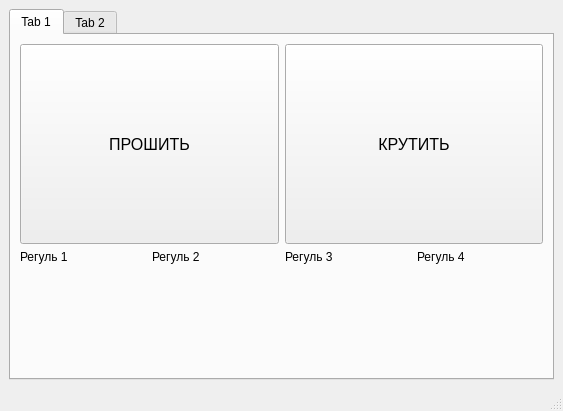
<?xml version="1.0" encoding="UTF-8"?>
<ui version="4.0">
 <class>MainWindow</class>
 <widget class="QMainWindow" name="MainWindow">
  <property name="geometry">
   <rect>
    <x>0</x>
    <y>0</y>
    <width>563</width>
    <height>411</height>
   </rect>
  </property>
  <property name="windowTitle">
   <string>MainWindow</string>
  </property>
  <widget class="QWidget" name="centralwidget">
   <layout class="QHBoxLayout" name="horizontalLayout_7">
    <item>
     <widget class="QTabWidget" name="tabWidget">
      <property name="currentIndex">
       <number>0</number>
      </property>
      <widget class="QWidget" name="tab">
       <attribute name="title">
        <string>Tab 1</string>
       </attribute>
       <layout class="QVBoxLayout" name="verticalLayout_2">
        <item>
         <layout class="QHBoxLayout" name="horizontalLayout">
          <item>
           <widget class="QPushButton" name="pushButton_1">
            <property name="sizePolicy">
             <sizepolicy hsizetype="Minimum" vsizetype="Minimum">
              <horstretch>0</horstretch>
              <verstretch>0</verstretch>
             </sizepolicy>
            </property>
            <property name="minimumSize">
             <size>
              <width>200</width>
              <height>200</height>
             </size>
            </property>
            <property name="font">
             <font>
              <pointsize>12</pointsize>
             </font>
            </property>
            <property name="text">
             <string>ПРОШИТЬ</string>
            </property>
           </widget>
          </item>
          <item>
           <widget class="QPushButton" name="pushButton_2">
            <property name="sizePolicy">
             <sizepolicy hsizetype="Minimum" vsizetype="Minimum">
              <horstretch>0</horstretch>
              <verstretch>0</verstretch>
             </sizepolicy>
            </property>
            <property name="minimumSize">
             <size>
              <width>200</width>
              <height>200</height>
             </size>
            </property>
            <property name="font">
             <font>
              <pointsize>12</pointsize>
             </font>
            </property>
            <property name="text">
             <string>КРУТИТЬ</string>
            </property>
            <property name="checkable">
             <bool>true</bool>
            </property>
            <property name="checked">
             <bool>false</bool>
            </property>
            <property name="autoRepeat">
             <bool>false</bool>
            </property>
            <property name="autoExclusive">
             <bool>false</bool>
            </property>
            <property name="autoDefault">
             <bool>false</bool>
            </property>
            <property name="default">
             <bool>false</bool>
            </property>
            <property name="flat">
             <bool>false</bool>
            </property>
           </widget>
          </item>
         </layout>
        </item>
        <item>
         <layout class="QHBoxLayout" name="horizontalLayout_6">
          <item>
           <widget class="QLabel" name="label_1">
            <property name="text">
             <string>Регуль 1</string>
            </property>
           </widget>
          </item>
          <item>
           <widget class="QLabel" name="label_2">
            <property name="text">
             <string>Регуль 2</string>
            </property>
           </widget>
          </item>
          <item>
           <widget class="QLabel" name="label_3">
            <property name="text">
             <string>Регуль 3</string>
            </property>
           </widget>
          </item>
          <item>
           <widget class="QLabel" name="label_4">
            <property name="text">
             <string>Регуль 4</string>
            </property>
           </widget>
          </item>
         </layout>
        </item>
        <item>
         <spacer name="verticalSpacer_2">
          <property name="orientation">
           <enum>Qt::Vertical</enum>
          </property>
          <property name="sizeHint" stdset="0">
           <size>
            <width>20</width>
            <height>2</height>
           </size>
          </property>
         </spacer>
        </item>
       </layout>
      </widget>
      <widget class="QWidget" name="tab_2">
       <attribute name="title">
        <string>Tab 2</string>
       </attribute>
       <layout class="QVBoxLayout" name="verticalLayout">
        <item>
         <layout class="QHBoxLayout" name="horizontalLayout_2">
          <item>
           <widget class="QLineEdit" name="lineEdit"/>
          </item>
          <item>
           <widget class="QComboBox" name="comboBox"/>
          </item>
          <item>
           <widget class="QPushButton" name="pushButton_change">
            <property name="text">
             <string>Изменить</string>
            </property>
           </widget>
          </item>
         </layout>
        </item>
        <item>
         <layout class="QHBoxLayout" name="horizontalLayout_3">
          <item>
           <widget class="QLabel" name="label_dShot">
            <property name="sizePolicy">
             <sizepolicy hsizetype="Minimum" vsizetype="Preferred">
              <horstretch>0</horstretch>
              <verstretch>0</verstretch>
             </sizepolicy>
            </property>
            <property name="minimumSize">
             <size>
              <width>40</width>
              <height>0</height>
             </size>
            </property>
            <property name="text">
             <string>dShot</string>
            </property>
           </widget>
          </item>
          <item>
           <widget class="QRadioButton" name="radioButton_dShot">
            <property name="text">
             <string>dShot</string>
            </property>
           </widget>
          </item>
          <item>
           <widget class="QSlider" name="horizontalSlider_dShot">
            <property name="maximum">
             <number>2000</number>
            </property>
            <property name="orientation">
             <enum>Qt::Horizontal</enum>
            </property>
           </widget>
          </item>
          <item>
           <widget class="QSpinBox" name="spinBox_dShot">
            <property name="maximum">
             <number>2000</number>
            </property>
           </widget>
          </item>
         </layout>
        </item>
        <item>
         <layout class="QHBoxLayout" name="horizontalLayout_4">
          <item>
           <widget class="QLabel" name="label_PWM">
            <property name="sizePolicy">
             <sizepolicy hsizetype="Minimum" vsizetype="Preferred">
              <horstretch>0</horstretch>
              <verstretch>0</verstretch>
             </sizepolicy>
            </property>
            <property name="minimumSize">
             <size>
              <width>40</width>
              <height>0</height>
             </size>
            </property>
            <property name="text">
             <string>PWM</string>
            </property>
           </widget>
          </item>
          <item>
           <widget class="QRadioButton" name="radioButton_PWM">
            <property name="text">
             <string>PWM</string>
            </property>
           </widget>
          </item>
          <item>
           <widget class="QSlider" name="horizontalSlider_PWM">
            <property name="minimum">
             <number>950</number>
            </property>
            <property name="maximum">
             <number>2050</number>
            </property>
            <property name="orientation">
             <enum>Qt::Horizontal</enum>
            </property>
           </widget>
          </item>
          <item>
           <widget class="QSpinBox" name="spinBox_PWM">
            <property name="minimum">
             <number>950</number>
            </property>
            <property name="maximum">
             <number>2050</number>
            </property>
           </widget>
          </item>
         </layout>
        </item>
        <item>
         <spacer name="verticalSpacer">
          <property name="orientation">
           <enum>Qt::Vertical</enum>
          </property>
          <property name="sizeHint" stdset="0">
           <size>
            <width>20</width>
            <height>112</height>
           </size>
          </property>
         </spacer>
        </item>
        <item>
         <layout class="QHBoxLayout" name="horizontalLayout_5">
          <item>
           <spacer name="horizontalSpacer">
            <property name="orientation">
             <enum>Qt::Horizontal</enum>
            </property>
            <property name="sizeHint" stdset="0">
             <size>
              <width>40</width>
              <height>20</height>
             </size>
            </property>
           </spacer>
          </item>
          <item>
           <widget class="QPushButton" name="pushButton_save">
            <property name="text">
             <string>Сохранить</string>
            </property>
           </widget>
          </item>
         </layout>
        </item>
       </layout>
      </widget>
     </widget>
    </item>
   </layout>
  </widget>
  <widget class="QStatusBar" name="statusbar"/>
 </widget>
 <resources/>
 <connections/>
</ui>
